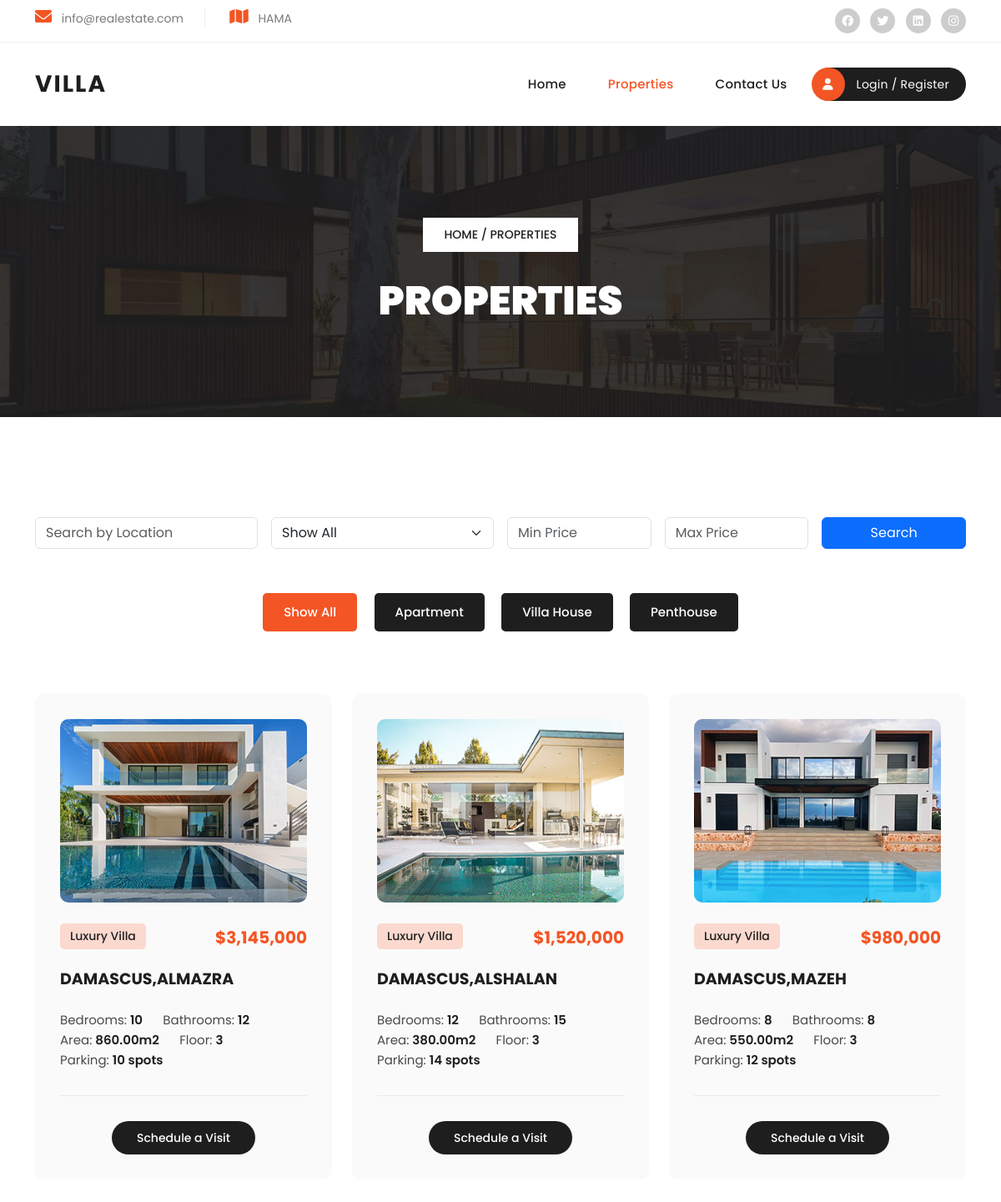
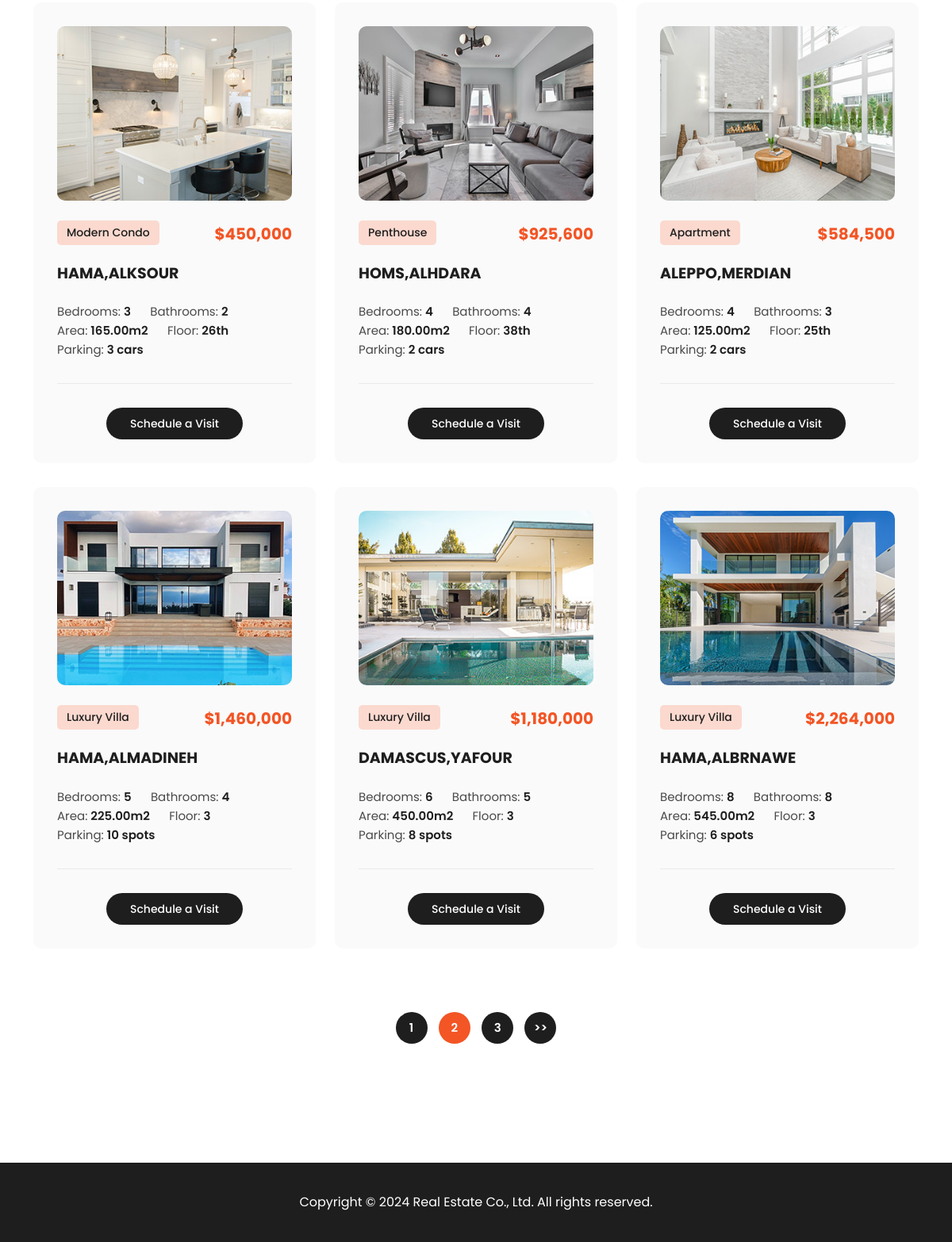
/properties.php, run on the app's committed database (2 pictures, top to bottom).
### tables this page shows
CREATE TABLE IF NOT EXISTS `properties` (
    `id` INT AUTO_INCREMENT PRIMARY KEY,
    `type` VARCHAR(100) NOT NULL,
    `price` DECIMAL(15, 2) NOT NULL,
    `location` VARCHAR(255) NOT NULL,
    `bedrooms` INT NOT NULL,
    `bathrooms` INT NOT NULL,
    `area` DECIMAL(10, 2) NOT NULL,
    `floor` VARCHAR(50) NOT NULL,
    `parking` VARCHAR(100) NOT NULL,
    `description` TEXT,
    `image_url` VARCHAR(255) DEFAULT 'assets/images/default-property.jpg'
);

### functions.php (called while the page is built, shortened)
<?php
require_once 'db_connect.php';
function check_login() {
    return isset($_SESSION['user_id']);
}
function get_properties($search_type = '', $min_price = null, $max_price = null, $location_search = '') {
    global $conn;
    $sql = "SELECT * FROM properties WHERE 1=1";
    $sql .= " ORDER BY id DESC";
    $result = mysqli_query($conn, $sql);
    $properties = [];
    while ($row = mysqli_fetch_assoc($result)) {
        $properties[] = $row;
    }
    return $properties;
}
?>

### properties.php (the view, shortened to what this page needs)
<?php
require_once 'functions.php';
$search_type = $_GET['type'] ?? '';
$min_price = $_GET['min_price'] ?? null;
$max_price = $_GET['max_price'] ?? null;
$location_search = $_GET['location'] ?? '';
$properties = get_properties($search_type, $min_price, $max_price, $location_search);
?>
<!DOCTYPE html>
<html lang="en">
  <head>
    <link href="vendor/bootstrap/css/bootstrap.min.css" rel="stylesheet">
    <link rel="stylesheet" href="assets/css/fontawesome.css">
    <link rel="stylesheet" href="assets/css/templatemo-villa-agency.css">
    <link rel="stylesheet" href="assets/css/owl.css">
    <link rel="stylesheet" href="assets/css/animate.css">
    <link rel="stylesheet"href="https://unpkg.com/swiper@7/swiper-bundle.min.css"/>
  </head>
<body>
  <div class="sub-header">
    <div class="container">
      <div class="row">
        <div class="col-lg-8 col-md-8">
          <ul class="info">
            <li><i class="fa fa-envelope"></i> info@realestate.com</li>
            <li><i class="fa fa-map"></i> HAMA</li>
          </ul>
        </div>
        <div class="col-lg-4 col-md-4">
          <ul class="social-links">
            <li><a href="#"><i class="fab fa-facebook"></i></a></li>
            <li><a href="https://x.com/minthu" target="_blank"><i class="fab fa-twitter"></i></a></li>
            <li><a href="#"><i class="fab fa-linkedin"></i></a></li>
            <li><a href="#"><i class="fab fa-instagram"></i></a></li>
          </ul>
        </div>
      </div>
    </div>
  </div>
  <header class="header-area header-sticky">
    <div class="container">
        <div class="row">
            <div class="col-12">
                <nav class="main-nav">
                    <a href="index.php" class="logo">
                        <h1>Villa</h1>
                    </a>
                    <ul class="nav">
                      <li><a href="index.php">Home</a></li>
                      <li><a href="properties.php" class="active">Properties</a></li>
                      <li><a href="contact.php">Contact Us</a></li>
                      <?php if (!check_login()): ?>
                        <li><a href="login.php"><i class="fa fa-user"></i> Login / Register</a></li>
                      <?php endif; ?>
                  </ul>
                </nav>
            </div>
        </div>
    </div>
  </header>
  <div class="page-heading header-text">
    <div class="container">
      <div class="row">
        <div class="col-lg-12">
          <span class="breadcrumb"><a href="#">Home</a> / Properties</span>
          <h3>Properties</h3>
        </div>
      </div>
    </div>
  </div>
  <div class="section properties">
    <div class="container">
        <div class="row mb-5">
            <div class="col-lg-12">
                <form action="properties.php" method="GET" class="row gx-3 gy-2 align-items-center">
                    <div class="col-sm-3">
                        <input type="text" class="form-control" id="location" name="location" placeholder="Search by Location" value="<?php echo htmlspecialchars($location_search); ?>">
                    </div>
                    <div class="col-sm-3">
                        <select class="form-select" id="type" name="type">
                            <option value="Show All" <?php echo ($search_type == 'Show All' || $search_type == '') ? 'selected' : ''; ?>>Show All</option>
                        </select>
                    </div>
                    <div class="col-sm-2">
                        <input type="number" class="form-control" id="min_price" name="min_price" placeholder="Min Price" value="<?php echo htmlspecialchars($min_price); ?>">
                    </div>
                    <div class="col-sm-2">
                        <input type="number" class="form-control" id="max_price" name="max_price" placeholder="Max Price" value="<?php echo htmlspecialchars($max_price); ?>">
                    </div>
                    <div class="col-sm-2">
                        <button type="submit" class="btn btn-primary w-100">Search</button>
                    </div>
                </form>
            </div>
        </div>
      <ul class="properties-filter">
        <li>
          <a class="is_active" href="properties.php" data-filter="*">Show All</a>
        </li>
        <li>
          <a href="properties.php?type=Apartment" data-filter=".adv">Apartment</a>
        </li>
        <li>
          <a href="properties.php?type=Villa House" data-filter=".str">Villa House</a>
        </li>
        <li>
          <a href="properties.php?type=Penthouse" data-filter=".rac">Penthouse</a>
        </li>
      </ul>
      <div class="row properties-box">
        <?php if (!empty($properties)): ?>
            <?php foreach ($properties as $property): ?>
                <div class="col-lg-4 col-md-6 align-self-center mb-30 properties-items col-md-6 <?php echo strtolower(str_replace(' ', '', $property['type'])); ?>">
                  <div class="item">
                    <a href="property_details.php?id=<?php echo $property['id']; ?>"><img src="<?php echo $property['image_url']; ?>" alt=""></a>
                    <span class="category"><?php echo $property['type']; ?></span>
                    <h6>$<?php echo number_format($property['price'], 0, '.', ','); ?></h6>
                    <h4><a href="property_details.php?id=<?php echo $property['id']; ?>"><?php echo $property['location']; ?></a></h4>
                    <ul>
                      <li>Bedrooms: <span><?php echo $property['bedrooms']; ?></span></li>
                      <li>Bathrooms: <span><?php echo $property['bathrooms']; ?></span></li>
                      <li>Area: <span><?php echo $property['area']; ?>m2</span></li>
                      <li>Floor: <span><?php echo $property['floor']; ?></span></li>
                      <li>Parking: <span><?php echo $property['parking']; ?></span></li>
                    </ul>
                    <div class="main-button">
                      <a href="property_details.php?id=<?php echo $property['id']; ?>">Schedule a Visit</a>
                    </div>
                  </div>
                </div>
            <?php endforeach; ?>
        <?php else: ?>
            <div class="col-lg-12">
                <p>No properties found matching your criteria.</p>
            </div>
        <?php endif; ?>
      </div>
      <div class="row">
        <div class="col-lg-12">
          <ul class="pagination">
            <li><a href="#">1</a></li>
            <li><a class="is_active" href="#">2</a></li>
            <li><a href="#">3</a></li>
            <li><a href="#">>></a></li>
          </ul>
        </div>
      </div>
    </div>
  </div>
  <footer>
    <div class="container">
      <div class="col-lg-12">
        <p>Copyright © 2024 Real Estate Co., Ltd. All rights reserved.
        </p>
      </div>
    </div>
  </footer>
  </body>
</html>

### data on the page
properties: image_url (picture), type "Luxury Villa", price "3,145,000", location "DAMASCUS,ALMAZRA", bedrooms "10", bathrooms "12", area "860.00", floor "3", parking "10 spots"
properties: image_url (picture), type "Luxury Villa", price "1,520,000", location "DAMASCUS,ALSHALAN", bedrooms "12", bathrooms "15", area "380.00", floor "3", parking "14 spots"
properties: image_url (picture), type "Luxury Villa", price "980,000", location "DAMASCUS,MAZEH", bedrooms "8", bathrooms "8", area "550.00", floor "3", parking "12 spots"
properties: image_url (picture), type "Modern Condo", price "450,000", location "HAMA,ALKSOUR", bedrooms "3", bathrooms "2", area "165.00", floor "26th", parking "3 cars"
properties: image_url (picture), type "Penthouse", price "925,600", location "HOMS,ALHDARA", bedrooms "4", bathrooms "4", area "180.00", floor "38th", parking "2 cars"
properties: image_url (picture), type "Apartment", price "584,500", location "ALEPPO,MERDIAN", bedrooms "4", bathrooms "3", area "125.00", floor "25th", parking "2 cars"
properties: image_url (picture), type "Luxury Villa", price "1,460,000", location "HAMA,ALMADINEH", bedrooms "5", bathrooms "4", area "225.00", floor "3", parking "10 spots"
properties: image_url (picture), type "Luxury Villa", price "1,180,000", location "DAMASCUS,YAFOUR", bedrooms "6", bathrooms "5", area "450.00", floor "3", parking "8 spots"
properties: image_url (picture), type "Luxury Villa", price "2,264,000", location "HAMA,ALBRNAWE", bedrooms "8", bathrooms "8", area "545.00", floor "3", parking "6 spots"
